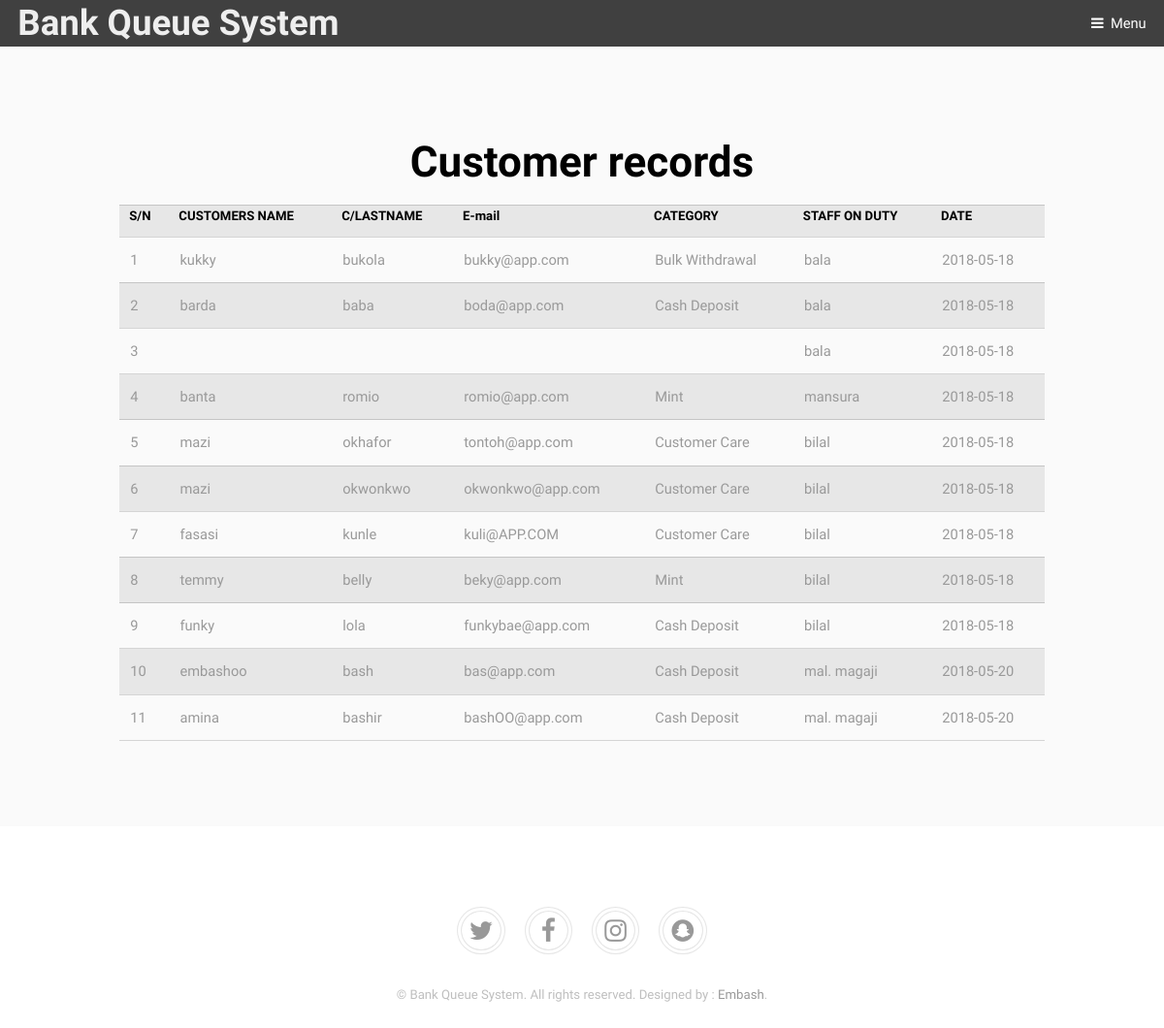
The app's page /admin/history.php with its own data.
### tables this page shows
CREATE TABLE `history` (
  `id` int(10) NOT NULL,
  `fname` varchar(200) NOT NULL,
  `lname` varchar(200) NOT NULL,
  `email` varchar(200) NOT NULL,
  `category_id` int(10) NOT NULL,
  `attendant_id` int(10) NOT NULL,
  `time` date NOT NULL
);

CREATE TABLE `category` (
  `id` int(10) NOT NULL,
  `name` varchar(200) NOT NULL,
  `description` text
);

CREATE TABLE `attendant` (
  `id` int(10) NOT NULL,
  `email` text NOT NULL,
  `attendant_name` varchar(200) NOT NULL,
  `password` text NOT NULL,
  `category_id` int(10) NOT NULL
);

### admin/history.php (the view, shortened to what this page needs)
<?php
include ('../connect.php');
?>
<head>
	<link rel="stylesheet" href="../assets/css/main.css" />
</head>
<body class="subpage">
		<header id="header">
				<div class="logo"><a href="index.php"><strong style="font-size: 2em;
				color: #eee" >Bank Queue System</strong></a></div>
				<a href="#menu">Menu</a>
			</header>
	<div id="main" class="wrapper style1">
		<div align="center"><h1>Customer records</h1></div>
		<div class="container">
		<table style="width:100%">
		  <tr>
		  	<th>S/N</th>
		    <th>CUSTOMERS NAME</th>
		    <th>C/LASTNAME</th>
		    <th>E-mail</th>
		    <th>CATEGORY</th>
		    <th>STAFF ON DUTY</th>
		    <th>DATE</th>
		  </tr>
		  <?php
		   $sql = 'SELECT * FROM history';
          $retval = mysqli_query($con, $sql );
            $counter=1;
          while($row = mysqli_fetch_assoc( $retval)) {
              $count = $counter++;
              $catName = mysqli_query($con, "SELECT * FROM `category` where id ='".$row['category_id']."'");
              $catresult = mysqli_fetch_assoc($catName);
			$attendname = mysqli_query($con, "SELECT * FROM `attendant` where id ='".$row['attendant_id']."'");
              $attendresult = mysqli_fetch_assoc($attendname);
 		?>
		  <tr>
		  	<td><?php echo $count ?></td>
		    <td><?php echo $row['fname'];?></td>
		    <td><?php echo $row['lname'];?></td>
		    <td><?php echo $row['email'];?></td>
		    <td><?php echo $catresult['name'];?></td>
		    <td><?php echo $attendresult['attendant_name'];?></td>
		    <td><?php echo $row['time'];?></td>
		  </tr>
		  <?php
			}
		  ?>
		</table>
		</div>
	</div>
<footer id="footer">
        <div class="copyright">
          <ul class="icons">
            <li><a href="#" class="icon fa-twitter"><span class="label">Twitter</span></a></li>
            <li><a href="#" class="icon fa-facebook"><span class="label">Facebook</span></a></li>
            <li><a href="#" class="icon fa-instagram"><span class="label">Instagram</span></a></li>
            <li><a href="#" class="icon fa-snapchat"><span class="label">Snapchat</span></a></li>
          </ul>
          <p>&copy; Bank Queue System. All rights reserved. Designed by : <a href="https://wwww.facebook.com/embash">Embash</a>.</p>
        </div>
      </footer>
</body>

### records on screen
history: count "1", fname "kukky", lname "bukola", email "bukky@app.com", category.name "Bulk Withdrawal", attendant.attendant_name "bala", time "2018-05-18"
history: count "2", fname "barda", lname "baba", email "boda@app.com", category.name "Cash Deposit", attendant.attendant_name "bala", time "2018-05-18"
history: count "3", attendant.attendant_name "bala", time "2018-05-18"
history: count "4", fname "banta", lname "romio", email "romio@app.com", category.name "Mint", attendant.attendant_name "mansura", time "2018-05-18"
history: count "5", fname "mazi", lname "okhafor", email "tontoh@app.com", category.name "Customer Care", attendant.attendant_name "bilal", time "2018-05-18"
history: count "6", fname "mazi", lname "okwonkwo", email "okwonkwo@app.com", category.name "Customer Care", attendant.attendant_name "bilal", time "2018-05-18"
history: count "7", fname "fasasi", lname "kunle", email "kuli@APP.COM", category.name "Customer Care", attendant.attendant_name "bilal", time "2018-05-18"
history: count "8", fname "temmy", lname "belly", email "beky@app.com", category.name "Mint", attendant.attendant_name "bilal", time "2018-05-18"
history: count "9", fname "funky", lname "lola", email "funkybae@app.com", category.name "Cash Deposit", attendant.attendant_name "bilal", time "2018-05-18"
history: count "10", fname "embashoo", lname "bash", email "bas@app.com", category.name "Cash Deposit", attendant.attendant_name "mal. magaji", time "2018-05-20"
history: count "11", fname "amina", lname "bashir", email "bashOO@app.com", category.name "Cash Deposit", attendant.attendant_name "mal. magaji", time "2018-05-20"
